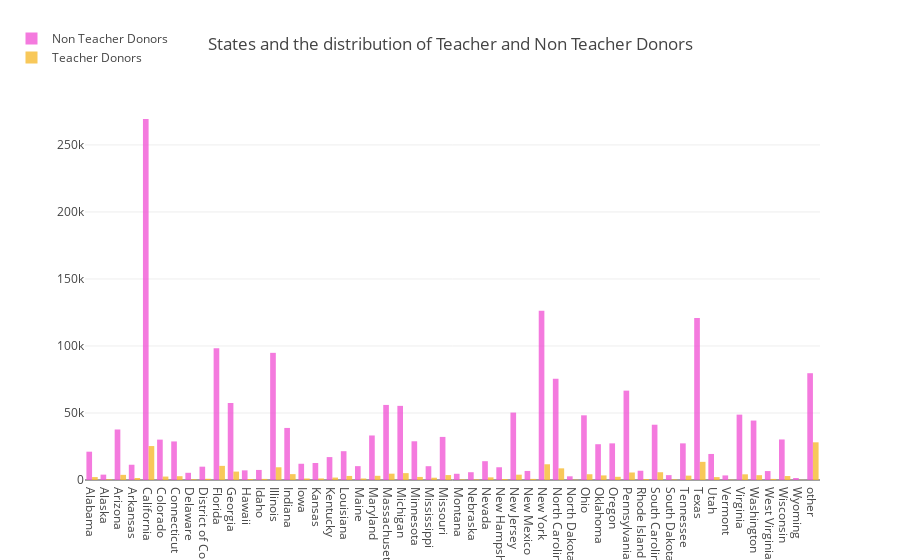

The notebook cell saved with this chart:
### Markdown cell above
>  The east cost region of US has high number of donors as compared to the west coast. Though maximum number of donors are from California State located in the west. A significant number of donors are located in Hawaii and Alaska as well. DonorsChoose has received donations from donors from nearly all states with the least from Nevada

## <a id="2.6">2.6 Number of Teachers and NonTeacher Donors from each state </a>

### Code cell
# which city and state has maximum teacher donors 
tempdf = donors_df.groupby(['Donor State', 'Donor Is Teacher']).agg({'Donor Is Teacher' : 'count' }).rename(columns={'Donor Is Teacher' : 'Teacher Donor Counts'}).reset_index()

no_df = tempdf[tempdf['Donor Is Teacher']=='No']
no_x = no_df['Donor State']
no_y = no_df['Teacher Donor Counts']
yes_df = tempdf[tempdf['Donor Is Teacher']=='Yes']
yes_x = yes_df['Donor State']
yes_y = yes_df['Teacher Donor Counts']

trace1 = go.Bar(
    x=no_x,
    y=no_y,
    name='Non Teacher Donors',
    marker=dict(color='#f259d6'),
    opacity=0.8
)
trace2 = go.Bar(
    x=yes_x,
    y=yes_y,
    name='Teacher Donors',
    marker=dict(color='#f7bb31'),
    opacity=0.8
)

data = [trace1, trace2]
layout = go.Layout(
    barmode='group',
    legend=dict(dict(x=-.1, y=1.2)),
    title = 'States and the distribution of Teacher and Non Teacher Donors',
)

fig = go.Figure(data=data, layout=layout)
iplot(fig, filename='grouped-bar')

### Figure 1 — Plotly figure (JSON) as saved in the notebook; plotly's stock layout.template omitted (floating-point values rounded to 4 significant figures)
{"data": [{"marker": {"color": "#f259d6"}, "name": "Non Teacher Donors", "opacity": 0.8, "type": "bar", "x": ["Alabama", "Alaska", "Arizona", "Arkansas", "California", "Colorado", "Connecticut", "Delaware", "District of Columbia", "Florida", "Georgia", "Hawaii", "Idaho", "Illinois", "Indiana", "Iowa", "Kansas", "Kentucky", "Louisiana", "Maine", "Maryland", "Massachusetts", "Michigan", "Minnesota", "Mississippi", "Missouri", "Montana", "Nebraska", "Nevada", "New Hampshire", "New Jersey", "New Mexico", "New York", "North Carolina", "North Dakota", "Ohio", "Oklahoma", "Oregon", "Pennsylvania", "Rhode Island", "South Carolina", "South Dakota", "Tennessee", "Texas", "Utah", "Vermont", "Virginia", "Washington", "West Virginia", "Wisconsin", "Wyoming", "other"], "y": [21124, 4006, 37690, 11383, 269366, 30132, 28773, 5379, 9940, 98281, 57461, 7201, 7509, 94882, 38847, 12121, 12680, 17105, 21486, 10349, 33230, 56017, 55318, 28893, 10294, 32150, 4641, 5804, 14037, 9514, 50303, 6758, 126213, 75546, 2752, 48271, 26707, 27347, 66685, 6912, 41245, 3633, 27350, 120909, 19431, 3423, 48775, 44358, 6681, 30253, 1505, 79685]}, {"marker": {"color": "#f7bb31"}, "name": "Teacher Donors", "opacity": 0.8, "type": "bar", "x": ["Alabama", "Alaska", "Arizona", "Arkansas", "California", "Colorado", "Connecticut", "Delaware", "District of Columbia", "Florida", "Georgia", "Hawaii", "Idaho", "Illinois", "Indiana", "Iowa", "Kansas", "Kentucky", "Louisiana", "Maine", "Maryland", "Massachusetts", "Michigan", "Minnesota", "Mississippi", "Missouri", "Montana", "Nebraska", "Nevada", "New Hampshire", "New Jersey", "New Mexico", "New York", "North Carolina", "North Dakota", "Ohio", "Oklahoma", "Oregon", "Pennsylvania", "Rhode Island", "South Carolina", "South Dakota", "Tennessee", "Texas", "Utah", "Vermont", "Virginia", "Washington", "West Virginia", "Wisconsin", "Wyoming", "other"], "y": [2188, 513, 3839, 1484, 25329, 2572, 2831, 527, 922, 10547, 6270, 766, 821, 9499, 4390, 1117, 1157, 1824, 3033, 1137, 3145, 4713, 5117, 2290, 1703, 3670, 447, 468, 1977, 745, 3963, 818, 11744, 8704, 260, 4300, 3426, 2396, 5595, 698, 5798, 451, 3254, 13540, 2158, 254, 4247, 3605, 816, 2964, 129, 28124]}], "layout": {"barmode": "group", "legend": {"x": -0.1, "y": 1.2}, "title": "States and the distribution of Teacher and Non Teacher Donors"}}
